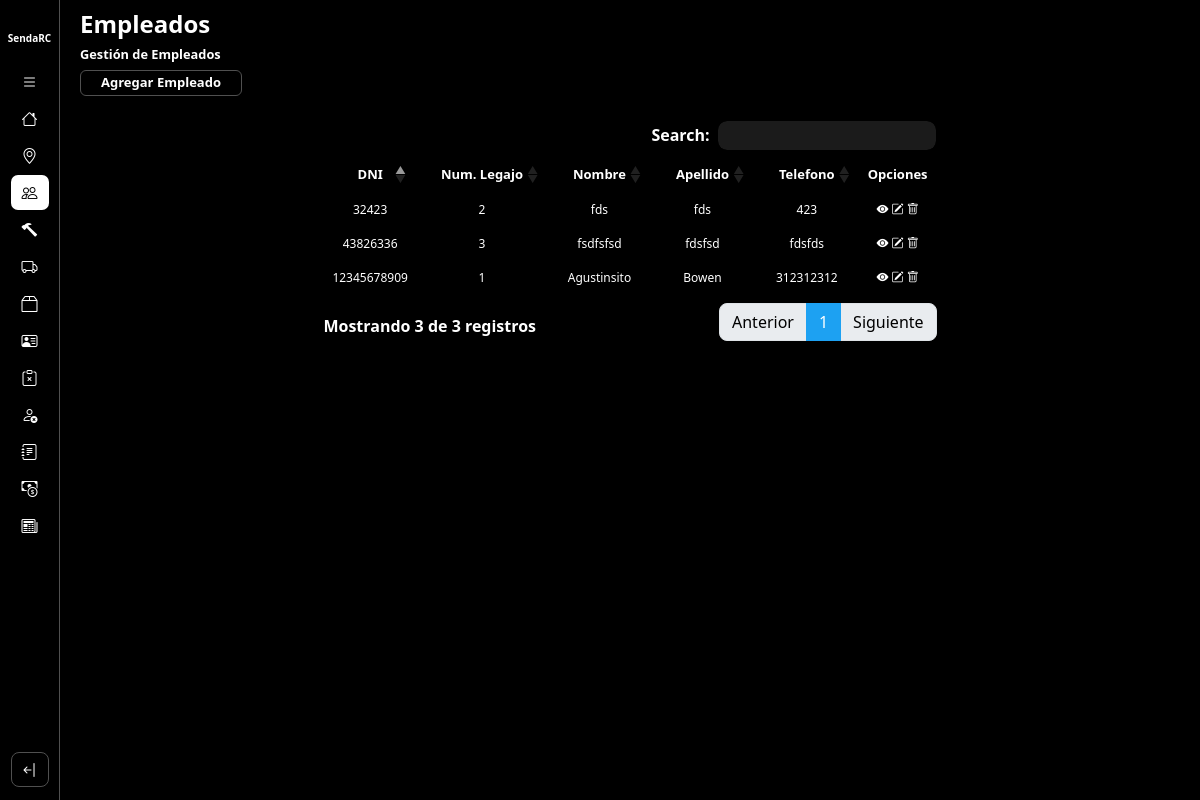
/gestionEmpleado/, run on an earlier commit of the app's database.
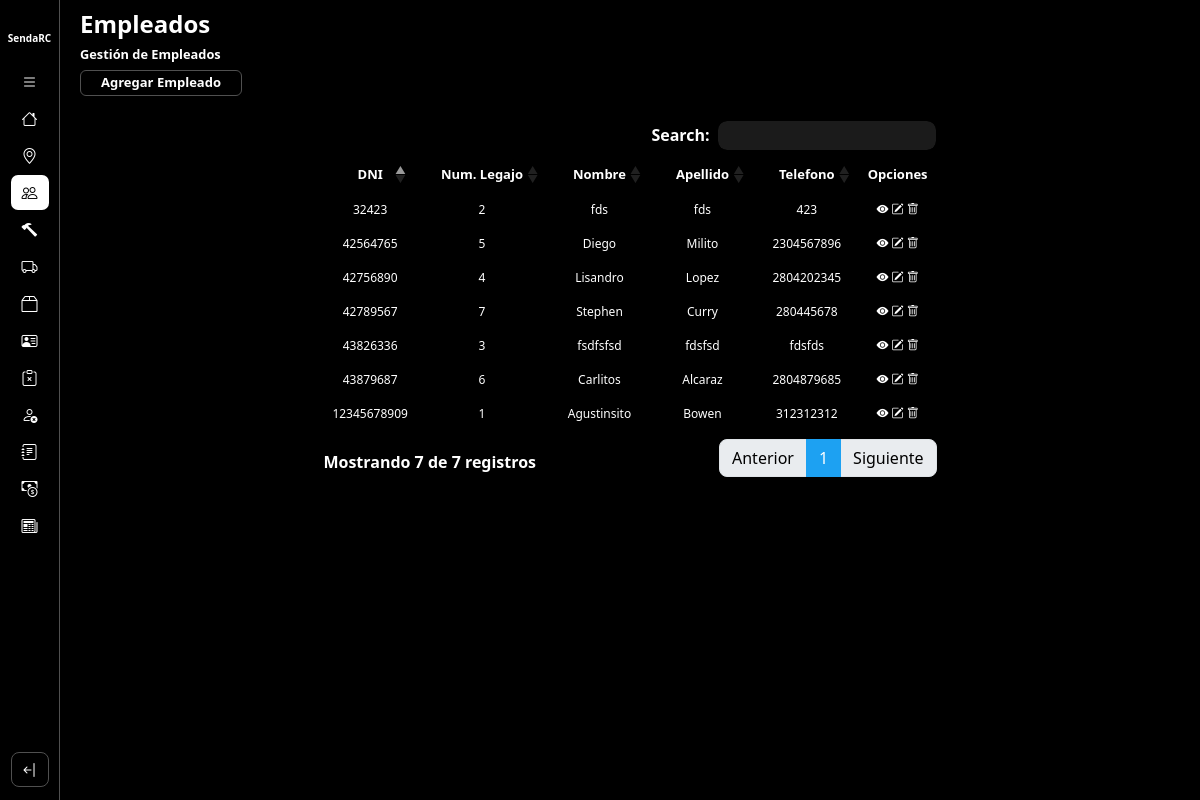
And on a later commit of the database.
### core/models.py (models this page shows, shortened)
class Empleado(models.Model):
    numDNI = models.CharField(unique=True,max_length=10)
    nombre = models.CharField(max_length=50)
    apellido = models.CharField(max_length=50)
    telefono = models.CharField(max_length=10)
    email = models.EmailField(max_length=254)
    sueldo = models.IntegerField()
    localidad = models.ForeignKey(Localidad, on_delete=models.DO_NOTHING)
    activo = models.BooleanField(default=True)
    sueldo_basico = 58000

### core/views.py (the view)
# urls.py: path('gestionEmpleado/', gestionEmpleado.as_view(), name = 'gestionEmpleado'),
class gestionEmpleado(ListView):
    model = Empleado
    template_name = 'empleado/gestionEmpleados.html'
    context_object_name = 'empleados'

### core/templates/empleado/gestionEmpleados.html (shortened to what this page needs)
{% extends 'layouts/baseGestion.html' %}
{% load static %}
{% block extracss %}{{block.super}}
<link href="{% static 'css/baseGestion.css' %}" rel="stylesheet" />
{% endblock %}
{% block title%}
    <h1>Empleados</h1>
    <h2>Gestión de Empleados</h2>
    <a href="{% url 'altaEmpleado' %}" class="btn-agregarEntidad">Agregar Empleado</a>
{% endblock %}
{% block listado%}
<table class="table table-striped table-dark">
    <thead>
        <tr>
            <th scope="col">DNI</th>
            <th scope="col">Num. Legajo</th>
            <th scope="col">Nombre</th>
            <th scope="col">Apellido</th>
            <th scope="col">Telefono</th>
            <th scope="col">Opciones</th>
        </tr>
    </thead>
    <tbody>
        {% for empleado in empleados %}
            <tr class="fila-tabla">
                <td scope="row">{{ empleado.numDNI }}</td>
                <td scope="row">{{ empleado.pk }}</td>
                <td scope="row">{{ empleado.nombre }}</td>
                <td scope="row">{{ empleado.apellido }}</td>
                <td scope="row">{{ empleado.telefono }}</td>
                <td scope="row">
                    <button href="#" class="opcion" type="button" data-bs-toggle="offcanvas" data-bs-target="#offcanvasExample" aria-controls="offcanvasExample"><i class="bi bi-eye-fill"></i></button>
                    <a href="{% url 'modificarEmpleado' empleado.pk %}" class="opcion"><i class="bi bi-pencil-square"></i></i></a>
                    <button href="#" class="opcion"><i class="bi bi-trash"></i></button>
                </td>
            </tr>
        {% endfor %}
    </tbody>
</table>
{% endblock %}

### SendaRC/templates/layouts/baseGestion.html (shortened to what this page needs)
{% extends 'layouts/baseInicio.html' %}
{% load static %}
{% block extracss %}
    {{block.super}}
    <link href="{% static 'css/baseGestion.css' %}" rel="stylesheet"/>
{% endblock %}
{% block seccion-main %}
        <div class="seccion-cabecera">
            {% block title %}
            {% endblock %}
        </div>
        <div class="secccion-listado">
            {% block listado %}
            {% endblock %}
        </div>
{% endblock %}

### SendaRC/templates/layouts/baseInicio.html (shortened to what this page needs)
{% extends 'layouts/base.html' %}
{% load static %}
{% block extracss %}
    <link href="{% static 'css/baseInicio.css' %}" rel="stylesheet" />
{% endblock %}
{% block container %}
<main class="container-main">
    <aside class="nav-container">
        <nav class="navbar d-flex flex-column flex-shrink-0 bg-body-tertiary">
            <a href="/" class="d-block p-3 link-body-emphasis text-decoration-none" data-bs-toggle="tooltip"
                data-bs-placement="right" data-bs-original-title="Icon-only">
                <span class="icono-sendaRC">SendaRC</span>
            </a>
            <ul class="list-navbar nav nav-pills nav-flush flex-column mb-auto text-center">
                <li class="nav-item" id="expand-button">
                    <button id="btn-toExpand" href="#" class="nav-link py-3 rounded-2" aria-current="page" data-bs-toggle="tooltip"
                        data-bs-placement="right" aria-label="open-bar" data-bs-original-title="open-bar">
                        <i class="bi bi-list"></i>
                    </button>
                </li>
                <li class="nav-item {% if request.path == '/home/' %}active{% endif %}">
                    <a href="{% url 'home' %}" class="nav-link py-3 rounded-2" aria-current="page" data-bs-toggle="tooltip"
                        data-bs-placement="right" aria-label="Home" data-bs-original-title="Home">
                        <i class="bi bi-house"></i>
                    </a>
                </li>
                <li class="nav-item {% if '/gestionLocalidad/' in request.path or '/altaLocalidad/' in request.path or '/modificarLocalidad/' in request.path %}active{% endif %}">
                    <a href="{% url 'gestionLocalidad' %}" class="nav-link py-3 rounded-2" aria-current="page" data-bs-toggle="tooltip"
                        data-bs-placement="right" aria-label="Localidades" data-bs-original-title="Localidades">
                        <i class="bi bi-geo-alt"></i>
                    </a>
                </li>
                <li class="nav-item {% if '/gestionEmpleado/' in request.path or '/altaEmpleado/' in request.path or '/modificarEmpleado/' in request.path %}active{% endif %}">
                    <a href="{% url 'gestionEmpleado' %}" class="nav-link py-3 rounded-2" aria-current="page" data-bs-toggle="tooltip"
                        data-bs-placement="right" aria-label="Empleados" data-bs-original-title="Empleados">
                        <i class="bi bi-people"></i>
                    </a>
                </li>
                <li class="nav-item {% if '/gestionMaquinaria/' in request.path or '/altaMaquinaria/' in request.path or '/modificarMaquinaria/' in request.path %}active{% endif %}">
                    <a href="{% url 'gestionMaquinaria' %}" class="nav-link py-3 rounded-2" aria-current="page" data-bs-toggle="tooltip"
                        data-bs-placement="right" aria-label="Maquinarias" data-bs-original-title="Maquinarias">
                        <i class="bi bi-hammer"></i>
                    </a>
                </li>
                <li class="nav-item {% if '/gestionTipoServicio/' in request.path or '/altaTipoServicio/' in request.path or '/modificarTipoServicio/' in request.path %}active{% endif %}">
                    <a href="{% url 'gestionTipoServicio' %}" class="nav-link py-3 rounded-2" aria-current="page" data-bs-toggle="tooltip"
                        data-bs-placement="right" aria-label="TipoServicios" data-bs-original-title="TipoServicios">
                        <i class="bi bi-truck"></i>
                    </a>
                </li>
                <li class="nav-item {% if '/gestionInsumos/' in request.path or '/altaInsumo/' in request.path or '/modificarInsumo/' in request.path %}active{% endif %}">
                    <a href="{% url 'gestionInsumos' %}" class="nav-link py-3 rounded-2" aria-current="page" data-bs-toggle="tooltip"
                        data-bs-placement="right" aria-label="Insumos" data-bs-original-title="Insumos">
                        <i class="bi bi-box2"></i>
                    </a>
                </li>
                <li class="nav-item {% if '/gestionClientes/' in request.path or '/altaCliente/' in request.path or '/modificarCliente/' in request.path %}active{% endif %}">
                    <a href="{% url 'gestionClientes' %}" class="nav-link py-3 rounded-2" aria-current="page" data-bs-toggle="tooltip"
                        data-bs-placement="right" aria-label="Clientes" data-bs-original-title="Clientes">
                        <i class="bi bi-person-vcard"></i>
                    </a>
                </li>
                <li class="nav-item">
                    <a href="#" class="nav-link py-3 rounded-2" aria-current="page" data-bs-toggle="tooltip"
                        data-bs-placement="right" aria-label="Reclamos" data-bs-original-title="Reclamos">
                        <i class="bi bi-clipboard-x"></i>
                    </a>
                </li>
                <li class="nav-item {% if '/gestionSanciones/' in request.path or '/altaSancion/' in request.path or '/modificarSancion/' in request.path %}active{% endif %}">
                    <a href="{% url 'gestionSanciones' %}" class="nav-link py-3 rounded-2" aria-current="page" data-bs-toggle="tooltip"
                        data-bs-placement="right" aria-label="Sanciones" data-bs-original-title="Sanciones">
                        <i class="bi bi-person-x"></i>
                    </a>
                </li>
                <li class="nav-item">
                    <a href="#" class="nav-link py-3 rounded-2" aria-current="page" data-bs-toggle="tooltip"
                        data-bs-placement="right" aria-label="Asistencias" data-bs-original-title="Asistencias">
                        <i class="bi bi-journal-text"></i>
                    </a>
                </li>
                <li class="nav-item {% if '/servicio/' in request.path%}active{% endif %}">
                    <a href="{% url 'gestionServicios' %}" class="nav-link py-3 rounded-2" aria-current="page" data-bs-toggle="tooltip"
                        data-bs-placement="right" aria-label="Presupuestos" data-bs-original-title="Presupuestos">
                        <i class="bi bi-cash-coin"></i>
                    </a>
                </li>
                <li class="nav-item {% if request.path == '/factura/gestionFacturas/' %}active{% endif %}">
                    <a href="#" class="nav-link py-3 rounded-2" aria-current="page" data-bs-toggle="tooltip"
                        data-bs-placement="right" aria-label="Facturas" data-bs-original-title="Facturas">
                        <i class="bi bi-newspaper"></i>
                    </a>
                </li>
            </ul>
            <div class="container-btn-cerrar-sesion">
                <button class="cerrar-sesion-btn btn btn-primary d-inline-flex align-items-center" type="button">
                    <i class="bi bi-arrow-bar-left"></i>
                </button>
            </div>
        </nav>
    </aside>
    <section class="container-seccion-main">
        {% block seccion-main %}
        {% endblock %}
    </section>
</main>
{% endblock %}

### SendaRC/templates/layouts/base.html (shortened to what this page needs)
{% load static %}
<!DOCTYPE html>
<html lang="en">
<head>
  <link href="{% static 'libs/bootstrap/css/bootstrap.css' %}" rel="stylesheet">
  <link rel="stylesheet" href="{% static 'libs/dataTables/css/dataTables.bootstrap5.min.css' %}">
  <link href="{% static 'css/base.css' %}" rel="stylesheet"/>
  <link href="{% static 'libs/jqueryToast/src/jquery.toast.css'%}" rel="stylesheet"/>
  <link rel="stylesheet" href="https://cdn.jsdelivr.net/npm/bootstrap-icons@1.11.1/font/bootstrap-icons.css">
  <link href="{% static 'libs/select2/css/select2.min.css'%}" rel="stylesheet" />
  {% block extracss %}{% endblock %}
</head>
<body>
  {% block container %}
  {% endblock %}
</body>
</html>

### static/css/base.css (style rules this page uses)
* { margin: 0; padding: 0; box-sizing: border-box; }
body { background-color: #000; }

### static/css/baseInicio.css (style rules this page uses)
.container-main { display: flex; width: 100%; height: 100%; }
.container-seccion-main { width: 100%; height: 100vh; position: relative; z-index: 50; }
.nav-container { width: 60px; height: 100vh; border-right: 1px solid #505050; transition: all 0.3s ease-in-out; }
.nav-item { border-radius: 7px; position: relative; }
.navbar { background-color: #000 !important; height: 100%; align-content: center; }
.nav-link { width: 38px; height: 35px; display: flex; justify-content: center; align-items: center; color: white; }
.list-navbar { gap: 2px; }
.container-btn-cerrar-sesion > button { width: 38px !important; height: 35px !important; background-color: #000; border: 1px solid #505050; display: flex; justify-content: center; align-items: center; color: white; margin-bottom: 5px; }
.icono-sendaRC { color: white; font-weight:bold; font-size: 10px; }
.active { background-color: white; }
.active > a > i { color: #000; }
#btn-toExpand { background:none; color: #fff; }
.bi-list { color: #fff !important; }

### static/css/baseGestion.css (style rules this page uses)
.seccion-cabecera { color: #FFF; width: 100%; height: 15%; padding-left: 20px; padding-top: 10px; display: flex; flex-direction: column; align-items: start; }
.seccion-cabecera > h1 { font-size: 1.5rem; font-weight: 700; }
.seccion-cabecera > h2 { font-size: 0.8rem; font-weight: 700; }
.secccion-listado { height: 85%; display: flex; justify-content: center; }
.table>tbody>tr:nth-child(odd)>td, .table>thead>tr:nth-child(odd)>th { background-color: #000; }
.table>tbody>tr:nth-child(even)>td, .table>tbody>tr:nth-child(even)>th { background-color: #000; }
.table.dataTable thead th { text-align: center; }
.table.dataTable tbody td { text-align: center; }
.table thead { font-size: 13px; }
.table tbody { font-size: 12px; }
.seccion-cabecera > a { color: #FFF; font-size: 13px; border-radius: 6px; text-decoration: none; font-weight: 700; border: 1px solid #505050; padding-inline: 20px; padding-block: 2px; background-color: #000; transition: background-color 0.1s ease-in-out; }
.opcion { background: none; border: none; color: #fff; }

What changed in the data, as far as the page shows it:
added Empleado: numDNI "42756890", pk "4", nombre "Lisandro", apellido "Lopez", telefono "2804202345"
added Empleado: numDNI "42564765", pk "5", nombre "Diego", apellido "Milito", telefono "2304567896"
added Empleado: numDNI "43879687", pk "6", nombre "Carlitos", apellido "Alcaraz", telefono "2804879685"
added Empleado: numDNI "42789567", pk "7", nombre "Stephen", apellido "Curry", telefono "280445678"
Also different on the page:
text written by a page script: "Search: Mostrando 3 de 3 registros Anterior 1 Siguiente" → "Search: Mostrando 7 de 7 registros Anterior 1 Siguiente"
